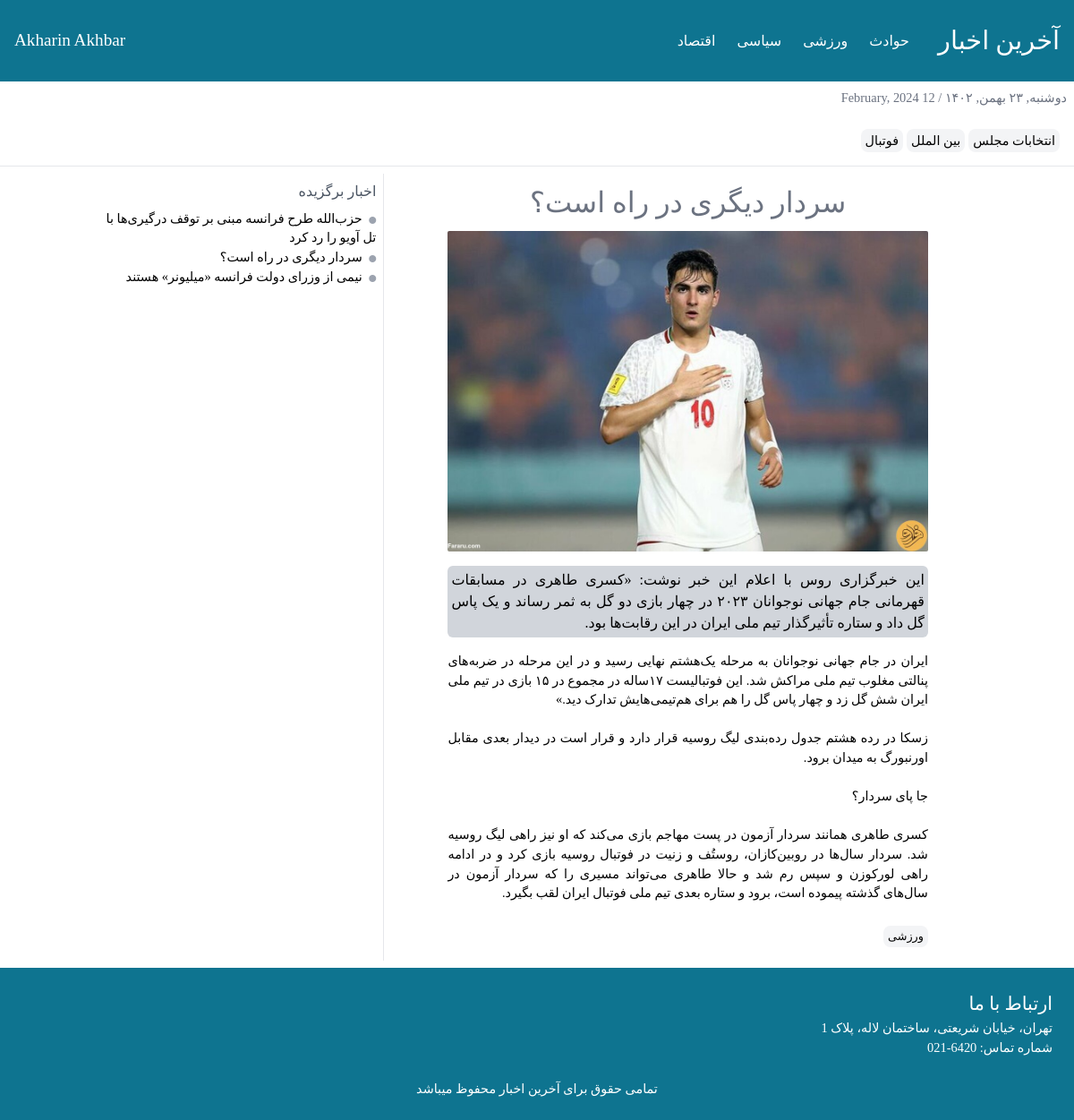
The page /news/2 on the database its author committed.
### news/models.py (models this page shows, shortened)
class Category(models.Model):
    title = models.CharField(max_length=250, null=True, blank=True, verbose_name="دسته بندی")
    url = models.CharField(max_length=250, null=True, blank=True, verbose_name="لینک دسته بندی")

class Tag(models.Model):
    title = models.CharField(max_length=250, null=True, blank=True, verbose_name="تگ")
    url = models.CharField(max_length=250, null=True, blank=True, verbose_name="لینک تگ")

class News(models.Model):
    title = models.CharField(max_length=250, null=True, blank=True, verbose_name="عنوان خبر")
    short_description = models.TextField(blank=True, null=True, verbose_name="توضیحات کوتاه")
    description = models.TextField(blank=True, null=True, verbose_name="متن خبر")
    author = models.CharField(max_length=250, null=True, verbose_name="نویسنده خبر")
    created_date = jmodels.jDateTimeField(auto_now_add=True)
    tag = models.ManyToManyField(Tag, verbose_name="تگ خبر")
    category = models.ManyToManyField(Category, verbose_name="دسته بندی")
    status = models.BooleanField(default=False, verbose_name="فعال/غیرفعال")
    selected = models.BooleanField(default=False, verbose_name="خبر برگزیده")
    image = models.ImageField(upload_to='images')

### news/views.py (the view)
# urls.py: path('', include('news.urls', namespace='news'))
def news(request, pk):
    news = News.objects.get(id=pk)
    tags = Tag.objects.all()
    category = Category.objects.all()
    selected = News.objects.filter(selected=True).all()
    return render(request, 'news.html', context={
        'tags': tags,
        'category': category,
        'news': news,
        'selected': selected
    })

### templates/news.html (shortened to what this page needs)
{% load jformat %}
<!DOCTYPE html>
<html lang="fa" dir="rtl">
<head>
    <link rel="stylesheet" href="/static/style/font.css"/>
    <link rel="stylesheet" href="/static/style/tailwind.css"/>
    <link
            rel="stylesheet"
            href="https://cdnjs.cloudflare.com/ajax/libs/font-awesome/6.5.1/css/all.min.css"
/>
</head>
<body class="font-[Azar]">
<header class="bg-cyan-700 p-4 font-[Azar] text-white md:flex items-center justify-between">
    <div class="md:flex items-center gap-x-8">
        <a href="{% url 'news:news' %}"><h1 class="font-[AzarBold] text-[1.8rem] my-2">آخرین اخبار</h1></a>
        <ul class="flex items-center gap-x-6">
            {% for item in category %}
                <a href="{% url 'news:select-category' item.url %}">
                    <li class="cursor-pointer">{{ item.title }}</li>
                </a>
            {% endfor %}
        </ul>
    </div>
    <div>
        <h2 class="font-[AzarBold] text-[1.2rem] hidden md:block">Akharin Akhbar</h2>
    </div>
</header>
<section>
    <span class="block font-[Azar] text-gray-500 text-[0.9rem] m-2">دوشنبه, ۲۳ بهمن, ۱۴۰۲ / 12 February, 2024</span>
    <div class="p-4">
        {% for item in tags %}
            <a href="{% url 'news:select-tag' item.url %}">
                <span
                        class="font-[Azar] rounded-lg cursor-pointer hover:bg-gray-200 border border-transparent hover:border-gray-200 transition-all duration-300 bg-gray-100 text-[0.9rem] p-1 text-center"
                >{{ item.title }}</span
                >
            </a>
        {% endfor %}
    </div>
</section>
<hr/>
<section class="container mx-auto grid grid-cols-1 md:grid-cols-6 p-2 gap-x-1">
    <div class="main-new col-span-4 border-b md:border-none">
        <h2 class="text-center text-[2rem] font-[AzarBold] text-gray-500 my-2">{{ news.title }}</h2>
        <img src="{{ news.image.url }}" alt="" class="w-[80%] block mx-auto rounded-sm"/>
        <p class="mx-auto block text-justify w-[80%] my-4 bg-gray-300 p-1 rounded-md">
            {{ news.short_description }}
        </p>
        <p class="text-[0.9rem] w-[80%] mx-auto text-justify">
            {{ news.description | linebreaksbr }}
        </p>
        <div class="mx-auto w-[80%] my-4">
            {% for cat in news.category.all %}
                <span
                        class="font-[Azar] text-[0.8rem] rounded-lg cursor-pointer hover:bg-gray-200 border border-transparent hover:border-gray-200 transition-all duration-300 bg-gray-100 p-1 text-center"
                >{{ cat.title }}</span
                >
            {% endfor %}
        </div>
    </div>
    <div class="end-news col-span-2 md:border-r p-2">
        <h4 class="text-gray-600 text-[1rem]">اخبار برگزیده</h4>
        <ul class="my-2">
            {% for item in selected %}
                <li class="text-[0.9rem]">
                    <i class="fas fa-circle text-[0.5rem] text-gray-400"></i>
                    <a href="{% url 'news:select-news' item.id %}" class="hover:text-red-600 p-1">{{ item.title }}</a>
                </li>
            {% endfor %}
        </ul>
    </div>
</section>
<footer class="bg-cyan-700 p-6">
    <h2 class="text-[1.3rem] font-[AzarBold] text-white">ارتباط با ما</h2>
    <span class="text-[0.9rem] text-white">تهران، خیابان شریعتی، ساختمان لاله، پلاک 1</span>
    <span class="text-[0.9rem] text-white block">شماره تماس: 6420-021</span>
    <span class="mx-auto text-white text-[0.9rem] block text-center mt-6">تمامی حقوق برای آخرین اخبار محفوظ میباشد</span>
</footer>
</body>
</html>

### rows shown on the page
Category: title "حوادث"
Category: title "ورزشی"
Category: title "سیاسی"
Category: title "اقتصاد"
Tag: title "انتخابات مجلس"
Tag: title "بین الملل"
Tag: title "فوتبال"
News: title "سردار دیگری در راه است؟", image (picture), short_description "این خبرگزاری روس با اعلام این خبر نوشت: «کسری طاهری در مسابقات قهرمانی جام جهانی نوجوانان ۲۰۲۳ در چهار بازی دو گل به ثمر رساند و یک پاس گل داد و ستاره تأثیرگذار تیم ملی ایران در این رقابت‌ها بود.", description "ایران در جام جهانی نوجوانان به مرحله یک‌هشتم نهایی رسید و در این مرحله در ضربه‌های پنالتی مغلوب تیم ملی مراکش شد. این فوتبالیست ۱۷ساله در مجموع در ۱۵ بازی در تیم ملی ایران شش گل زد و چهار پاس گل را هم برای هم‌تیمی‌هایش تدارک دید.» زسکا در رده هشتم جدول رده‌بندی لیگ روسیه قرار دارد و قرار است در دیدار بعدی مقابل اورنبورگ به میدان برود. جا پای سردار؟ کسری طاهری همانند سردار آزمون در پست مهاجم بازی می‌کند که او نیز راهی لیگ روسیه شد. سردار سال‌ها در روبین‌کازان، روستُف و زنیت در فوتبال روسیه بازی کرد و در ادامه راهی لورکوزن و سپس رم شد و حالا طاهری می‌تواند مسیری را که سردار آزمون در سال‌های گذشته پیموده است، برود و ستاره بعدی تیم ملی فوتبال ایران لقب بگیرد."
News: title "حزب‌الله طرح فرانسه مبنی بر توقف درگیری‌ها با تل آویو را رد کرد"
News: title "نیمی از وزرای دولت فرانسه «میلیونر» هستند"
